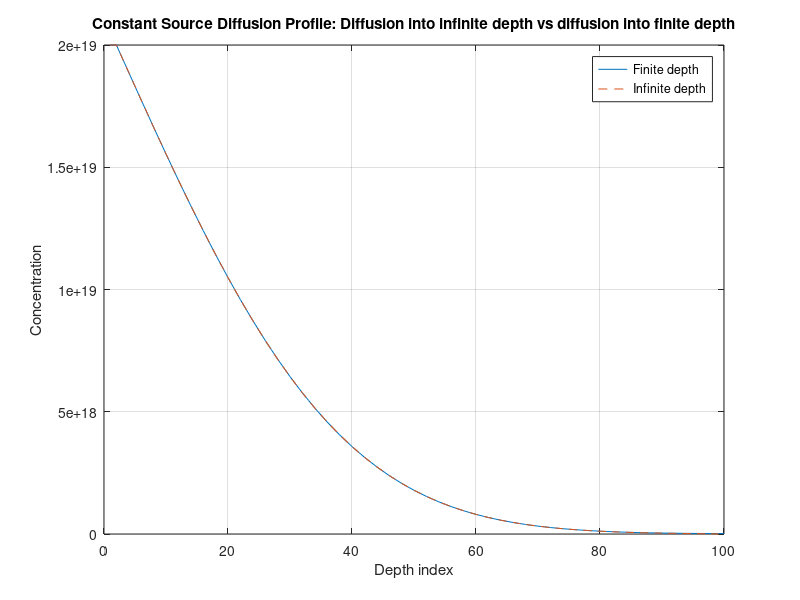
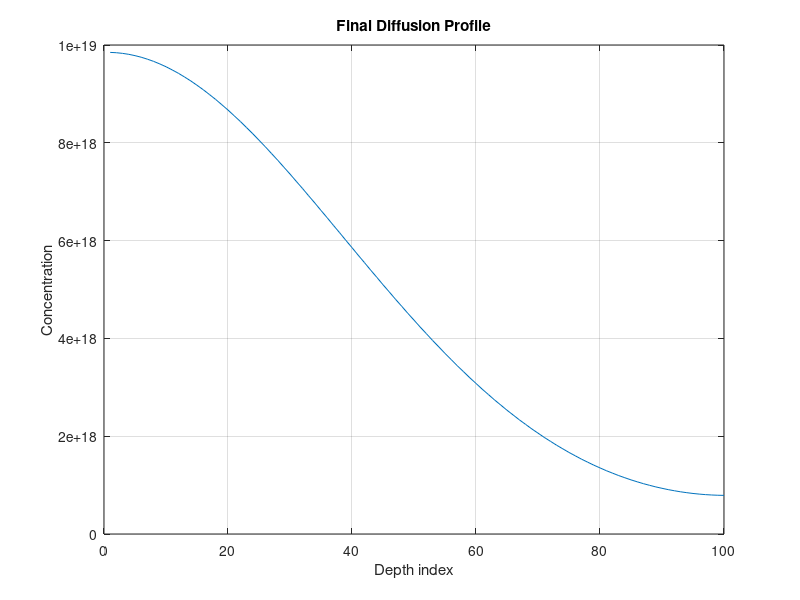

These figures' MATLAB source, in order:

% Clear everything
clear; clc; close all;
iterations=800;
depth_size=100;
C_vector = zeros(iterations,depth_size);
C_vector(1,1:2) = [2e19 2e19];



%% Constant Source Diffusion
% Simplify using the assumtion 
% DΔt/(Δx^2)=1/2
aCSD=0.5;
C_vectorCSD=C_vector;
for i = 2:iterations
    for j = 2:depth_size %size of array -1
       
        if j==depth_size
            C_vectorCSD(i,j)=aCSD*(C_vectorCSD(i-1,j)+C_vectorCSD(i-1,j-1));
        else
            C_vectorCSD(i,j)=aCSD*(C_vectorCSD(i-1,j-1)+C_vectorCSD(i-1,j+1));
        end
    end
    C_vectorCSD(i,1:2) = [2e19 2e19];


end





figure;
plot(C_vectorCSD(end, :));
hold on;

C_vectorCSD=C_vector;
for i = 2:iterations
    for j = 2:depth_size %size of array -1
       
        if j==depth_size
            C_vectorCSD(i,j)=aCSD*(C_vectorCSD(i-1,j-1));
        else
            C_vectorCSD(i,j)=aCSD*(C_vectorCSD(i-1,j-1)+C_vectorCSD(i-1,j+1));
        end
    end
    C_vectorCSD(i,1:2) = [2e19 2e19];


end
plot(C_vectorCSD(end, :), '--');
xlabel('Depth index');
ylabel('Concentration');
title('Constant Source Diffusion Profile: Diffusion into infinite depth vs diffusion into finite depth');
legend('Finite depth', 'Infinite depth', 'Location', 'northeast');
grid on;

%% Drive-In Diffusion
% Simplify using the assumtion 
% DΔt/(Δx^2)=1/2
aDID=0.5;
iterations=1000;
C_vectorDID=zeros(iterations,depth_size);
C_vectorDID(1, :)=C_vectorCSD(end, :);

for i = 2:iterations

    for j = 1:depth_size %size of array -1





        if j==depth_size
            C_vectorDID(i,j)=aDID*(C_vectorDID(i-1,j)+C_vectorDID(i-1,j-1));
        elseif j==1
            C_vectorDID(i,j)=aDID*(C_vectorDID(i-1,j)+C_vectorDID(i-1,j+1));
        else
            C_vectorDID(i,j)=aDID*(C_vectorDID(i-1,j-1)+C_vectorDID(i-1,j+1));
        end
    end



end
% Plot: Constant source diffusion
figure;
plot(C_vectorDID(end, :));
xlabel('Depth index');
ylabel('Concentration');
title('Final Diffusion Profile');
grid on;